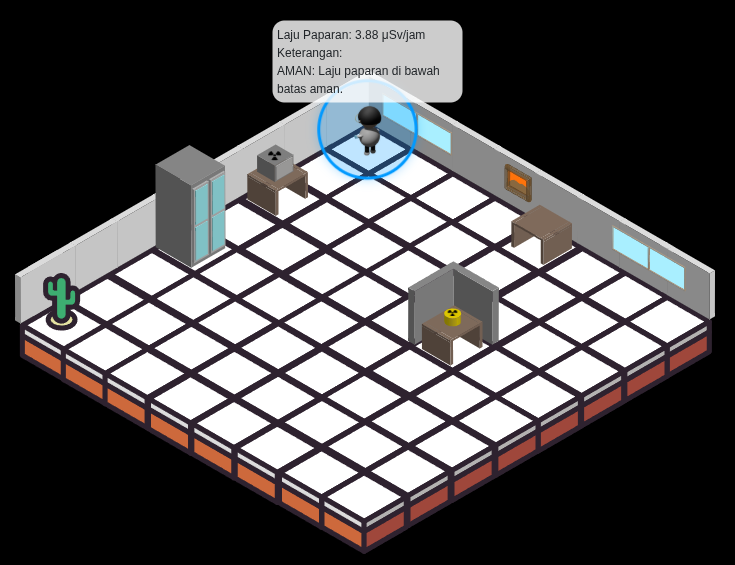
#> input picture image.png, 735 x 565 px
$ python create_final_visualization.py
#> lines starting #> are read from the running program, lines starting #| are printed output that depends on the picture

import matplotlib.pyplot as plt
import matplotlib.image as mpimg
import math

# --- DATA DARI GameArea.js ---

# Posisi sumber radiasi (x, y)
SOURCE_POSITION = {'x': 18.2, 'y': 15}

# Daftar ID titik yang berada di dalam area berpelindung (shielded)
SHIELDED_IDS = {25, 26, 34, 41, 42, 43, 44, 50, 51, 52, 53, 59, 61, 62, 68, 70, 71}

# Daftar koordinat (x, y) untuk setiap titik pergerakan yang valid
COORDINATES = [
    {'id': 1, 'x': 14, 'y': 20.5}, {'id': 2, 'x': 15.9, 'y': 19.5},
    {'id': 3, 'x': 17.5, 'y': 18.5}, {'id': 4, 'x': 19.4, 'y': 17.5},
    {'id': 5, 'x': 21, 'y': 16.5}, {'id': 6, 'x': 22.6, 'y': 15.5},
    {'id': 7, 'x': 24.2, 'y': 14.5}, {'id': 8, 'x': 26.1, 'y': 13.5},
    {'id': 10, 'x': 12.3, 'y': 19.5}, {'id': 11, 'x': 14.1, 'y': 18.5},
    {'id': 12, 'x': 15.8, 'y': 17.5}, {'id': 13, 'x': 17.6, 'y': 16.5},
    {'id': 14, 'x': 19.3, 'y': 15.5}, {'id': 15, 'x': 21.1, 'y': 14.5},
    {'id': 16, 'x': 22.9, 'y': 13.5}, {'id': 17, 'x': 24.5, 'y': 12.5},
    {'id': 19, 'x': 10.6, 'y': 18.5}, {'id': 20, 'x': 12.3, 'y': 17.5},
    {'id': 21, 'x': 14, 'y': 16.7}, {'id': 22, 'x': 15.9, 'y': 15.5},
    {'id': 25, 'x': 21, 'y': 12.5}, {'id': 26, 'x': 22.8, 'y': 11.5},
    {'id': 28, 'x': 8.9, 'y': 17.5}, {'id': 29, 'x': 10.5, 'y': 16.7},
    {'id': 30, 'x': 12.2, 'y': 15.5}, {'id': 31, 'x': 14.1, 'y': 14.5},
    {'id': 34, 'x': 19.1, 'y': 11.5}, {'id': 37, 'x': 7.2, 'y': 16.7},
    {'id': 38, 'x': 9, 'y': 15.7}, {'id': 39, 'x': 10.6, 'y': 14.5},
    {'id': 40, 'x': 12.4, 'y': 13.5}, {'id': 41, 'x': 14, 'y': 12.5},
    {'id': 42, 'x': 15.9, 'y': 11.5}, {'id': 43, 'x': 17.5, 'y': 10.5},
    {'id': 44, 'x': 19.2, 'y': 9.5}, {'id': 46, 'x': 5.5, 'y': 15.7},
    {'id': 47, 'x': 7.2, 'y': 14.7}, {'id': 48, 'x': 8.7, 'y': 13.6},
    {'id': 49, 'x': 10.7, 'y': 12.5}, {'id': 50, 'x': 12.4, 'y': 11.7},
    {'id': 51, 'x': 14.1, 'y': 10.5}, {'id': 52, 'x': 15.9, 'y': 9.5},
    {'id': 53, 'x': 17.5, 'y': 8.7}, {'id': 55, 'x': 3.7, 'y': 14.7},
    {'id': 56, 'x': 5.4, 'y': 13.7}, {'id': 57, 'x': 7.1, 'y': 12.7},
    {'id': 58, 'x': 9, 'y': 11.5}, {'id': 59, 'x': 10.7, 'y': 10.7},
    {'id': 60, 'x': 12.5, 'y': 9.5}, {'id': 61, 'x': 14.1, 'y': 8.7},
    {'id': 62, 'x': 15.9, 'y': 7.7}, {'id': 65, 'x': 3.6, 'y': 12.7},
    {'id': 66, 'x': 5.5, 'y': 11.7}, {'id': 68, 'x': 8.9, 'y': 9.6},
    {'id': 70, 'x': 12.5, 'y': 7.7}, {'id': 71, 'x': 14.1, 'y': 6.7},
]

# Faktor skala untuk menyesuaikan koordinat dari GameArea.js ke piksel gambar
# Anda mungkin perlu menyesuaikan nilai ini jika hasilnya tidak pas
GRID_CELL_SIZE = 25

def get_logical_coordinates(coordinates_list):
    """
    Membangun peta koordinat logika dari daftar koordinat visual.
    Logika ini meniru implementasi di GameArea.js.
    """
    all_ids = {c['id'] for c in coordinates_list}
    logical_map = {}

    # Titik jangkar untuk memulai pembangunan grid logika
    # (lx, ly) adalah koordinat logika, bukan visual.
    queue = [{'id': 14, 'lx': 1, 'ly': 0}]
    visited = set()

    while queue:
        item = queue.pop(0)
        id, lx, ly = item['id'], item['lx'], item['ly']

        if id in visited or id not in all_ids:
            continue

        visited.add(id)
        logical_map[id] = {'lx': lx, 'ly': ly}

        # Definisikan pergerakan berdasarkan perubahan ID
        neighbors = [
            {'nextId': id + 1, 'lx_change': 0, 'ly_change': 1},  # w: up-right
            {'nextId': id - 1, 'lx_change': 0, 'ly_change': -1}, # a: down-left
            {'nextId': id + 9, 'lx_change': -1, 'ly_change': 0}, # q: up-left
            {'nextId': id - 9, 'lx_change': 1, 'ly_change': 0}   # s: down-right
        ]

        for neighbor in neighbors:
            if neighbor['nextId'] in all_ids and neighbor['nextId'] not in visited:
                queue.append({
                    'id': neighbor['nextId'],
                    'lx': lx + neighbor['lx_change'],
                    'ly': ly + neighbor['ly_change']
                })
    return logical_map

def create_final_visualization():
    """
    Membuat visualisasi dengan menempatkan titik data di atas gambar latar.
    """
    try:
        # Muat gambar latar belakang
        background_img = mpimg.imread('image.png')
#> background_img is the input picture: shape (565, 735, 4) float32; mean R, G, B, A 0.349, 0.341, 0.346, 1
    except FileNotFoundError:
        print("Error: File 'Desktop-8.png' tidak ditemukan.")
        print("Pastikan Anda telah menyimpan screenshot di direktori yang sama dengan skrip ini.")
        return

    # Bangun peta logika untuk perhitungan jarak yang benar
    logical_coords_map = get_logical_coordinates(COORDINATES)

    fig, ax = plt.subplots(figsize=(20, 15))

    # Tampilkan gambar latar belakang
    ax.imshow(background_img)

    # Plot setiap titik pergerakan di atas gambar
    for coord in COORDINATES:
        # Konversi koordinat game ke koordinat piksel gambar untuk penempatan visual
        pixel_x = coord['x'] * GRID_CELL_SIZE
        pixel_y = coord['y'] * GRID_CELL_SIZE

        is_shielded = coord['id'] in SHIELDED_IDS
        color = 'cyan' if is_shielded else 'yellow'

        circle = plt.Circle((pixel_x, pixel_y), radius=10,
                            facecolor=color, edgecolor='black', linewidth=1.5, alpha=0.8)
        ax.add_artist(circle)

        # --- PERHITUNGAN JARAK BARU ---
        distance = 0.0
        if coord['id'] in logical_coords_map:
            logical_pos = logical_coords_map[coord['id']]
            # Jarak dihitung dari pusat logika (0,0)
            distance = math.sqrt(logical_pos['lx']**2 + logical_pos['ly']**2)

        # Tambahkan teks anotasi (ID dan Jarak yang sudah benar)
        ax.text(pixel_x, pixel_y - 15, f"{coord['id']}",
                ha='center', va='center', fontsize=9, color='black', weight='bold')
        ax.text(pixel_x, pixel_y + 15, f"{distance:.1f}",
                ha='center', va='center', fontsize=8, color='white', weight='bold',
                bbox=dict(facecolor='black', alpha=0.5, boxstyle='round,pad=0.2'))

    # Plot posisi sumber radiasi (posisi visual tidak berubah)
    source_pixel_x = SOURCE_POSITION['x'] * GRID_CELL_SIZE
    source_pixel_y = SOURCE_POSITION['y'] * GRID_CELL_SIZE
    ax.plot(source_pixel_x, source_pixel_y, 'r*', markersize=25, markeredgecolor='white')
    ax.text(source_pixel_x, source_pixel_y + 40, 'SOURCE (0,0)',
            ha='center', va='center', fontsize=14, color='red', weight='bold')

    # --- Pengaturan Plot ---
    ax.set_aspect('equal')
    ax.axis('off') # Sembunyikan sumbu x dan y
    plt.title('Visualisasi Final: Titik Pergerakan dan Jarak LOGIKA yang Benar', fontsize=20)

    # Simpan gambar hasil visualisasi
    output_filename = 'final_visualization_corrected.png'
    plt.savefig(output_filename, dpi=300, bbox_inches='tight', pad_inches=0)
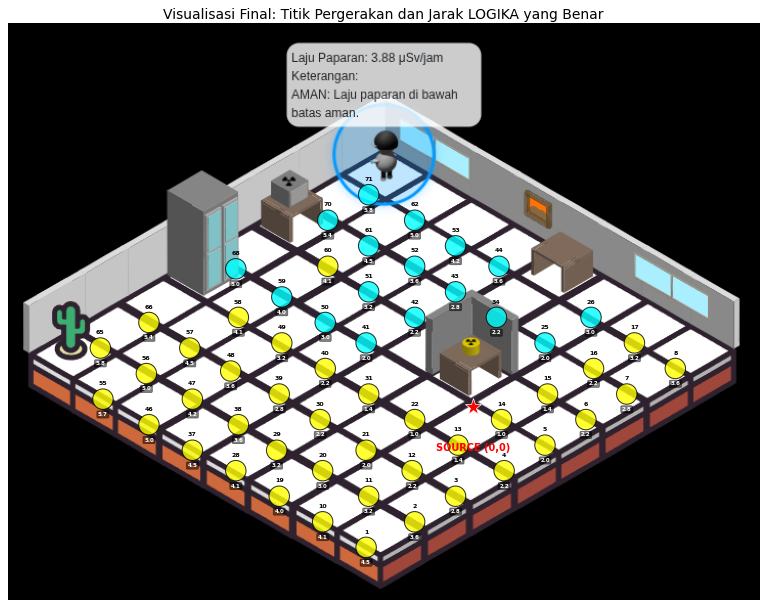
#> figure drawn by matplotlib, 1 panel

    plt.show()
    print(f"Visualisasi telah disimpan sebagai '{output_filename}'")


if __name__ == '__main__':
    print("Membuat visualisasi final dengan latar belakang gambar...")
    create_final_visualization()
